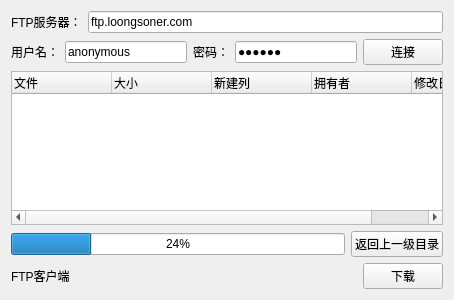
<?xml version="1.0" encoding="UTF-8"?>
<ui version="4.0">
 <class>Widget</class>
 <widget class="QWidget" name="Widget">
  <property name="geometry">
   <rect>
    <x>0</x>
    <y>0</y>
    <width>454</width>
    <height>300</height>
   </rect>
  </property>
  <property name="windowTitle">
   <string>LooFTP 0.1.6</string>
  </property>
  <layout class="QVBoxLayout" name="verticalLayout">
   <item>
    <layout class="QHBoxLayout" name="horizontalLayout">
     <item>
      <widget class="QLabel" name="label_2">
       <property name="text">
        <string>FTP服务器：</string>
       </property>
      </widget>
     </item>
     <item>
      <widget class="QLineEdit" name="ftpServerLineEdit">
       <property name="text">
        <string>ftp.loongsoner.com</string>
       </property>
      </widget>
     </item>
    </layout>
   </item>
   <item>
    <layout class="QHBoxLayout" name="horizontalLayout_2">
     <item>
      <widget class="QLabel" name="label_3">
       <property name="text">
        <string>用户名：</string>
       </property>
      </widget>
     </item>
     <item>
      <widget class="QLineEdit" name="userNamelineEdit">
       <property name="toolTip">
        <string>默认用户名请使用：anonymous，此时密码任意。</string>
       </property>
       <property name="text">
        <string>anonymous</string>
       </property>
      </widget>
     </item>
     <item>
      <widget class="QLabel" name="label_4">
       <property name="text">
        <string>密码：</string>
       </property>
      </widget>
     </item>
     <item>
      <widget class="QLineEdit" name="passWordlineEdit">
       <property name="text">
        <string>123456</string>
       </property>
       <property name="echoMode">
        <enum>QLineEdit::Password</enum>
       </property>
      </widget>
     </item>
     <item>
      <widget class="QPushButton" name="connectButton">
       <property name="text">
        <string>连接</string>
       </property>
      </widget>
     </item>
    </layout>
   </item>
   <item>
    <widget class="QTreeWidget" name="fileList">
     <column>
      <property name="text">
       <string>文件</string>
      </property>
     </column>
     <column>
      <property name="text">
       <string>大小</string>
      </property>
     </column>
     <column>
      <property name="text">
       <string>新建列</string>
      </property>
     </column>
     <column>
      <property name="text">
       <string>拥有者</string>
      </property>
     </column>
     <column>
      <property name="text">
       <string>修改日期</string>
      </property>
     </column>
    </widget>
   </item>
   <item>
    <layout class="QHBoxLayout" name="horizontalLayout_3">
     <item>
      <widget class="QProgressBar" name="progressBar">
       <property name="value">
        <number>24</number>
       </property>
      </widget>
     </item>
     <item>
      <widget class="QPushButton" name="cdToParentButton">
       <property name="text">
        <string>返回上一级目录</string>
       </property>
      </widget>
     </item>
    </layout>
   </item>
   <item>
    <layout class="QHBoxLayout" name="horizontalLayout_4">
     <item>
      <widget class="QLabel" name="label">
       <property name="text">
        <string>FTP客户端</string>
       </property>
      </widget>
     </item>
     <item>
      <spacer name="horizontalSpacer">
       <property name="orientation">
        <enum>Qt::Horizontal</enum>
       </property>
       <property name="sizeHint" stdset="0">
        <size>
         <width>40</width>
         <height>20</height>
        </size>
       </property>
      </spacer>
     </item>
     <item>
      <widget class="QPushButton" name="downloadButton">
       <property name="text">
        <string>下载</string>
       </property>
      </widget>
     </item>
    </layout>
   </item>
  </layout>
 </widget>
 <layoutdefault spacing="6" margin="11"/>
 <resources/>
 <connections/>
</ui>
